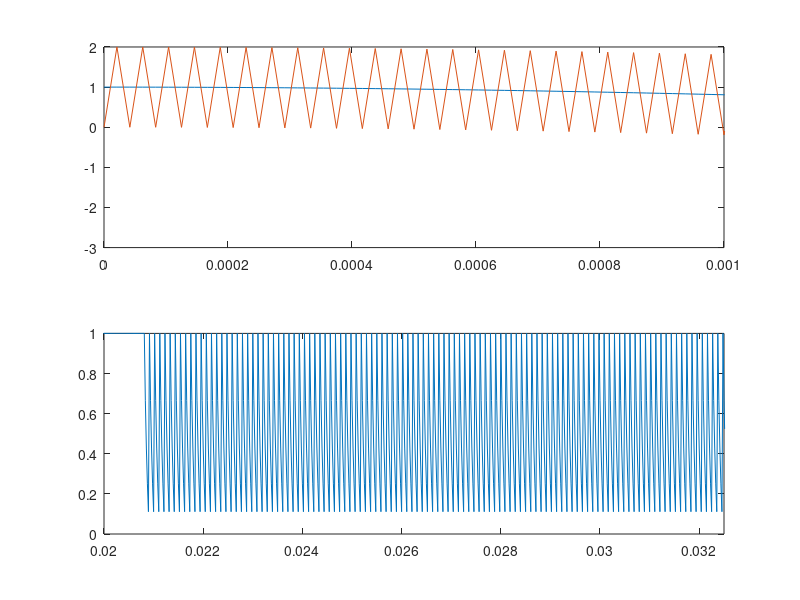

Reproduce this figure in MATLAB.
fc=48000;
sinc=1/fc;
step=sinc/5;
freq=100;

delaymax=0.1;
delaymin=0.0;
delayside=1000; %samples
delayline=[delaymin:step:delaymax-step];
delayfun=zeros(1, size(delayline, 2) + 2 * delayside);
delayfun(delayside:delayside+size(delayline, 2)-1)=delayline;
delayfun(size(delayfun, 2)-delayside:size(delayfun, 2))=delaymax;
dur=size(delayfun, 2)*sinc;

t=[0:sinc:dur-sinc];
x=cos(2*pi*freq*t);

fds=(delaymax*fc);
Y=zeros(size(x));
ccoefs=zeros(size(x));

%plot(t, delayfun)
%axis([.0 dur -0.01 delaymax+0.01])

for didx=2:size(delayfun, 2)
	fds=(delayfun(didx)*fc);
	ids=floor(fds);
	tau=fds-ids;
	c=(1-tau)/(1+tau);
	ccoefs(didx)=c;
	ink=didx-ids;
	Y(didx)=c*x(ink)+x(ink-1)-c*Y(didx-1);
end

subplot(2, 1, 1)
plot(t, x, t, Y)
axis([0. 0.001])

subplot(2, 1, 2)
plot(t, ccoefs)
axis([0.02 0.0325])
